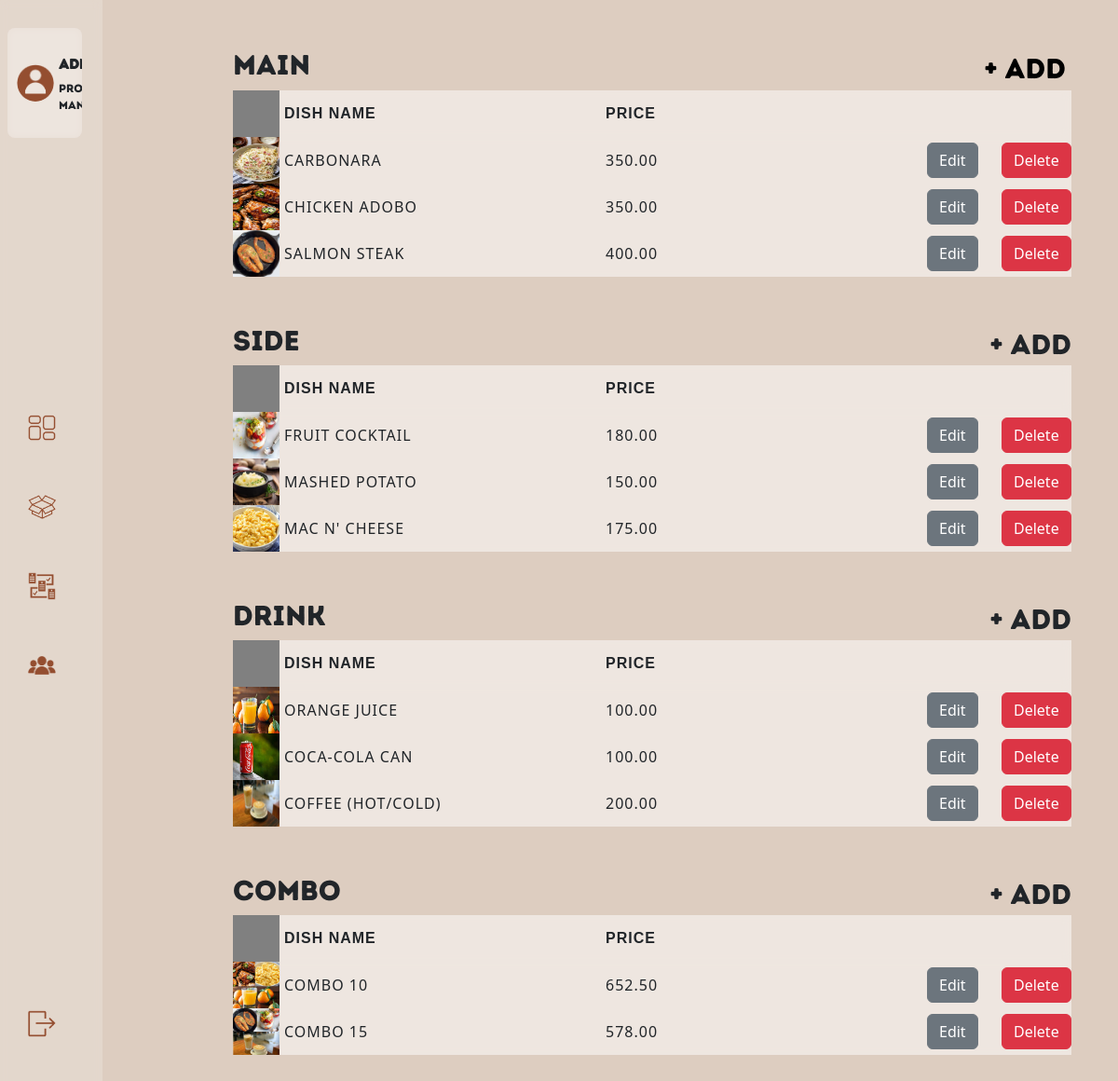
The page /adminItem_Manager.php on the database its author committed.
### tables this page shows
CREATE TABLE `maindish` (
  `dish_ID` int(11) NOT NULL,
  `dish_name` varchar(255) DEFAULT NULL,
  `price` decimal(10,2) DEFAULT NULL
);

CREATE TABLE `sidedish` (
  `side_ID` int(11) NOT NULL,
  `side_name` varchar(255) DEFAULT NULL,
  `price` decimal(10,2) DEFAULT NULL
);

CREATE TABLE `drink` (
  `drink_ID` int(11) NOT NULL,
  `drink_name` varchar(255) DEFAULT NULL,
  `price` decimal(10,2) DEFAULT NULL
);

CREATE TABLE `combo` (
  `combo_ID` int(11) NOT NULL,
  `combo_Name` varchar(255) DEFAULT NULL,
  `price` decimal(10,2) DEFAULT NULL
);

### adminItem_Manager.php (the view, shortened to what this page needs)
<!doctype html>
<html lang="en">
<head>
    <link href="https://cdn.jsdelivr.net/npm/bootstrap@5.3.3/dist/css/bootstrap.min.css" rel="stylesheet">
    <?php include 'sideBar.php'; ?>
    <?php include './assets/scripts/frameworkLib.php'; ?>
    <link rel="stylesheet" href="assets/styles/adminItem_Manager.css">
</head>
<body>
        <div class="boxContainers">
            <div class="headerMainDish">
                <div class="categoryName">
                    <h1 class="Hmain">Main</h1>
                </div>
                <div class="headerAdd">
                    <span class="addSpanBtn"><button type="button" class="addMainBtn" data-bs-toggle="modal" data-bs-target="#addMainModal" >+  ADD</button></span>
                </div>
            </div>
            <div class="mainHeaderContainers">
                <div><img src="./assets/images/admin/gray.png" alt="Image" width="50" height="50"></div>
                <div><span>Dish Name</span></div>
                <div><span>Price</span></div>
                <div><span></div>
                <div><span></div>
            </div>
            <?php
            try {
                $pdo = $GLOBALS['pdo'];
                $pdo->setAttribute(PDO::ATTR_ERRMODE, PDO::ERRMODE_EXCEPTION);
                $stmt = $pdo->query("SELECT * FROM maindish");
                echo "<div class='mainInfoContainers'>";
                while ($row = $stmt->fetch(PDO::FETCH_ASSOC)) {
                    if ($row['price'] != 9999) {
                        $imageSrc = "./assets/images/admin/".$row['dish_ID'].".jpg";
                        echo "<div><img src='".$imageSrc."' alt='Image' width='50' height='50'></div>";
                        echo "<div><span>".$row['dish_name']."</span></div>";
                        echo "<div><span>".$row['price']."</span></div>";
                        echo "<div><span><button type='button' class='btn btn-secondary' data-bs-toggle='modal' data-bs-target='#editModal' data-dishname='".$row['dish_name']."' data-dishprice='".$row['price']."' onclick='logDishInfo(this)'>Edit</button></span></div>";
                        echo "<div><span><button type='button' class='btn btn-danger' data-bs-toggle='modal' data-bs-target='#deleteModal' data-dishname='".$row['dish_name']."' data-dishprice='".$row['price']."' onclick='logDishInfo(this)'>Delete</button></span></div>";
                    }
                }
                echo "</div>";
            } catch (PDOException $e) {
                echo "Connection failed: " . $e->getMessage();
            }
            ?>
            <div class="headerMainDish">
                <div class="categoryName">
                    <h1 class="Hmain">Side</h1>
                </div>
                <div class="headerAdd">
                    <span class="addBtn">+  ADD</span>
                </div>
            </div>
            <div class="mainHeaderContainers">
                <div><img src="./assets/images/admin/gray.png" alt="Image" width="50" height="50"></div>
                <div><span>Dish Name</span></div>
                <div><span>Price</span></div>
                <div><span></div>
                <div><span></div>
            </div>
            <?php
            try {
                $pdo = $GLOBALS['pdo'];
                $pdo->setAttribute(PDO::ATTR_ERRMODE, PDO::ERRMODE_EXCEPTION);
                $stmt = $pdo->query("SELECT * FROM sidedish");
                echo "<div class='mainInfoContainers'>";
                while ($row = $stmt->fetch(PDO::FETCH_ASSOC)) {
                    $imageSrc = "./assets/images/admin/".$row['side_ID']."-side.jpg";
                    echo "<div><img src='".$imageSrc."' alt='Image' width='50' height='50'></div>";
                    echo "<div><span>".$row['side_name']."</span></div>";
                    echo "<div><span>".$row['price']."</span></div>";
                    echo "<div><span><button type='button' class='btn btn-secondary'>Edit</button></span></div>";
                    echo "<div><span><button type='button' class='btn btn-danger'>Delete</button></span></div>";
                }
                echo "</div>";
            } catch (PDOException $e) {
                echo "Connection failed: " . $e->getMessage();
            }
            ?>
            <div class="headerMainDish">
                <div class="categoryName">
                    <h1 class="Hmain">Drink</h1>
                </div>
                <div class="headerAdd">
                    <span class="addBtn">+  ADD</span>
                </div>
            </div>
            <div class="mainHeaderContainers">
                <div><img src="./assets/images/admin/gray.png" alt="Image" width="50" height="50"></div>
                <div><span>Dish Name</span></div>
                <div><span>Price</span></div>
                <div><span></div>
                <div><span></div>
            </div>
            <?php
            try {
                $pdo = $GLOBALS['pdo'];
                $pdo->setAttribute(PDO::ATTR_ERRMODE, PDO::ERRMODE_EXCEPTION);
                $stmt = $pdo->query("SELECT * FROM drink");
                echo "<div class='mainInfoContainers'>";
                while ($row = $stmt->fetch(PDO::FETCH_ASSOC)) {
                    $imageSrc = "./assets/images/admin/".$row['drink_ID']."-drink.jpg";
                    echo "<div><img src='".$imageSrc."' alt='Image' width='50' height='50'></div>";
                    echo "<div><span>".$row['drink_name']."</span></div>";
                    echo "<div><span>".$row['price']."</span></div>";
                    echo "<div><span><button type='button' class='btn btn-secondary'>Edit</button></span></div>";
                    echo "<div><span><button type='button' class='btn btn-danger'>Delete</button></span></div>";
                }
                echo "</div>";
            } catch (PDOException $e) {
                echo "Connection failed: " . $e->getMessage();
            }
            ?>
            <div class="headerMainDish">
                <div class="categoryName">
                    <h1 class="Hmain">Combo</h1>
                </div>
                <div class="headerAdd">
                    <span class="addBtn">+  ADD</span>
                </div>
            </div>
            <div class="mainHeaderContainers">
                <div><img src="./assets/images/admin/gray.png" alt="Image" width="50" height="50"></div>
                <div><span>Dish Name</span></div>
                <div><span>Price</span></div>
                <div><span></div>
                <div><span></div>
            </div>
            <?php
            try {
                $pdo = $GLOBALS['pdo'];
                $pdo->setAttribute(PDO::ATTR_ERRMODE, PDO::ERRMODE_EXCEPTION);
                $stmt = $pdo->query("SELECT * FROM combo");
                echo "<div class='mainInfoContainers'>";
                while ($row = $stmt->fetch(PDO::FETCH_ASSOC)) {
                    $imageSrc = "./assets/images/admin/".$row['combo_ID']."-combo.jpg";
                    echo "<div><img src='".$imageSrc."' alt='Image' width='50' height='50'></div>";
                    echo "<div><span>".$row['combo_Name']."</span></div>";
                    echo "<div><span>".$row['price']."</span></div>";
                    echo "<div><span><button type='button' class='btn btn-secondary'>Edit</button></span></div>";
                    echo "<div><span><button type='button' class='btn btn-danger'>Delete</button></span></div>";
                }
                echo "</div>";
            } catch (PDOException $e) {
                echo "Connection failed: " . $e->getMessage();
            }
            ?>
            <div class="spacer"></div>
        </div>
</body>
</html>

### sideBar.php (shortened to what this page needs)
<link rel="stylesheet" href="assets/styles/admin.css">
<div class="sideBar">
    <div class="user">
        <img src="./assets/images/admin/anonUser.png" alt="" class="userProImg">
    </div>
    <ul class="sideBarList">
        <li><img src="./assets/images/admin/dashboard.png" alt=""><a class="sideBarRef" href="adminDashboard.php"><p>Dashboard</p></a></li>
        <li><img src="./assets/images/admin/item.png" alt=""><a class="sideBarRef" href="adminItem_Manager.php"><p>Manage Item</p></a></li>
        <li><img src="./assets/images/admin/record.png" alt=""><a class="sideBarRef" href="adminOrder.php"><p>Order Management</p></a></li>
        <li><img src="./assets/images/admin/core.png" alt=""><a class="sideBarRef" href="adminMembers.php"><p>Core Members</p></a></li>
    </ul>
    <ul class="logOutList">
        <li><img src="./assets/images/admin/logOut.png" alt=""><p>Log Out</p></li>
    </ul>
</div>

### assets/scripts/frameworkLib.php (shortened to what this page needs)
<?php
echo '<link href="https://cdn.jsdelivr.net/npm/bootstrap@5.3.3/dist/css/bootstrap.min.css" rel="stylesheet">';
?>
<link rel="stylesheet" href="https://cdnjs.cloudflare.com/ajax/libs/font-awesome/6.5.1/css/all.min.css" />

### assets/styles/admin.css (style rules this page uses)
body { background-color: #ddcdc0; background-image: url('/ITPROG-MP1/assets/images/SkyBG50.png'); background-repeat: no-repeat; background-attachment: fixed; background-size: 100%; }
.sideBar { width: 110px; height: 100%; position: fixed; top: 0; left: 0; padding: 30px 15px; background: rgba(255, 255, 255, 0.2); backdrop-filter: blur(5px); display: flex; justify-content: space-between; flex-direction: column; transition: width 0.5s; }
.user { display: flex; align-items: center; justify-content: space-between; width: 60px; font-size: 12px; padding: 10px; border-radius: 8px; margin-left: -7px; margin-right: auto; font-family: 'IntroRust-Base', sans-serif; overflow: hidden; }
.userProImg { width: 40px; border-radius: 50%; margin: auto; }
.sideBarList { list-style: none; padding: 0 15px; }
.sideBarList li { margin: 30px 0; display: flex; align-items: center; justify-content: flex-start; cursor: pointer; }
.sideBarRef { text-decoration: none; color: #302f2f; }
.sideBarList li img { width: 30px; margin-right: 0; }
.logOutList { list-style: none; padding: 0 15px; }
.logOutList li { margin: 30px 0; display: flex; align-items: center; justify-content: flex-start; cursor: pointer; }
.logOutList li img { width: 30px; margin-right: 0; }

### assets/styles/adminItem_Manager.css (style rules this page uses)
body { background-color: #ddcdc0; background-image: url('/ITPROG-MP1/assets/images/SkyBG50.png'); background-repeat: no-repeat; background-attachment: fixed; background-size: 100%; }
.boxContainers { width: 75vw; height: 100vh; margin-left: 250px; }
.headerMainDish { display: flex; justify-content: space-between; align-items: center; margin-top: 50px; }
.categoryName { flex: 1; font-family: 'IntroRust-Base', sans-serif; }
.Hmain { font-size: 30px; }
.addMainBtn { border: none; background-color: transparent; }
.headerAdd { margin-left: 10px; font-family: 'IntroRust-Base', sans-serif; font-size: 30px; }
.mainHeaderContainers, .mainInfoContainers { width: 100%; background: rgba(255,255,255, 0.5); backdrop-filter: blur(5px); display: grid; grid-template-columns: 50px 1fr 1fr 80px 80px; }
.mainHeaderContainers > div { display: flex; align-items: center; justify-content: flex-start; position: relative; border-radius: 30px; font-family: 'GlacialIndi', sans-serif; font-weight: bold; text-transform: uppercase; letter-spacing: 1px; }
.mainInfoContainers > div { display: flex; align-items: center; justify-content: flex-start; position: relative; border-radius: 30px; text-transform: uppercase; letter-spacing: 1px; }
.mainHeaderContainers > div:nth-child(3), .mainHeaderContainers > div:nth-child(4), .mainHeaderContainers > div:nth-child(5) { width: 80px; text-align: center; }
.mainInfoContainers > div:nth-child(3), .mainInfoContainers > div:nth-child(4), .mainInfoContainers > div:nth-child(5) { width: 80px; text-align: center; }
.mainHeaderContainers > div span , .mainInfoContainers > div span { margin-left: 5px; }
.spacer { width: 75vw; height: 70px; }

### rows shown on the page
maindish: shows a picture, dish_name "CARBONARA", price "350.00"
maindish: shows a picture, dish_name "CHICKEN ADOBO", price "350.00"
maindish: shows a picture, dish_name "SALMON STEAK", price "400.00"
sidedish: shows a picture, side_name "FRUIT COCKTAIL", price "180.00"
sidedish: shows a picture, side_name "MASHED POTATO", price "150.00"
sidedish: shows a picture, side_name "MAC N' CHEESE", price "175.00"
drink: shows a picture, drink_name "ORANGE JUICE", price "100.00"
drink: shows a picture, drink_name "COCA-COLA CAN", price "100.00"
drink: shows a picture, drink_name "COFFEE (HOT/COLD)", price "200.00"
combo: shows a picture, combo_Name "COMBO 10", price "652.50"
combo: shows a picture, combo_Name "COMBO 15", price "578.00"
